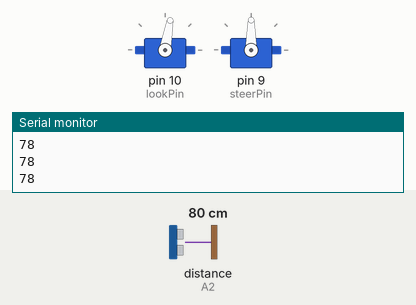
Simulated run of this sketch. Board: Arduino Uno, built with avr-gcc and run on an emulated ATmega328P. Shown: 2 × servo, the last lines printed to the serial monitor. Wiring (inferred from the names in the program): ultrasonic range finder: trigger A1; echo A2. The test bench sets the inputs (shaded band); at power-on: distance to the obstacle (sensor on A2) 80 cm. The echo pulse lasts 58.3 µs per cm.

Above: at 2.8 s.
2.9 s: distance to the obstacle (sensor on A2) set to 23 cm
4.4 s: distance to the obstacle (sensor on A2) set to 18 cm
At 5.5 s:
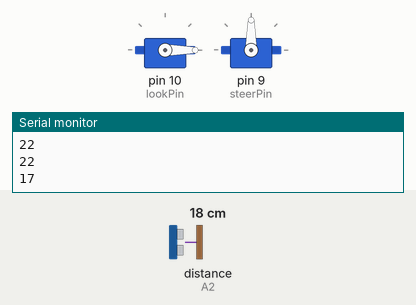
7.4 s: distance to the obstacle (sensor on A2) set to 35 cm
At 8.4 s:
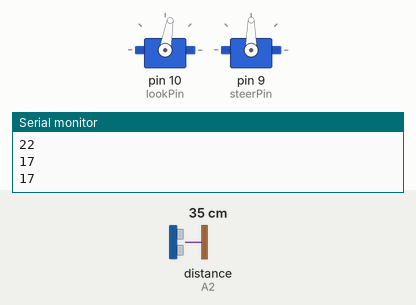
9.5 s: distance to the obstacle (sensor on A2) set to 2 cm
At 10.1 s:
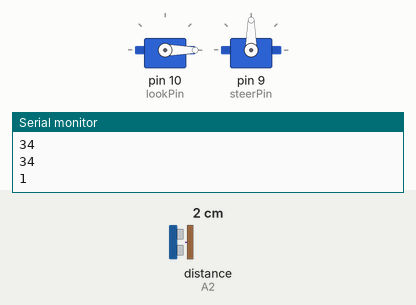
Timing chart, 0 to 13.5 s (numbered marks = the images above; inputs shaded):
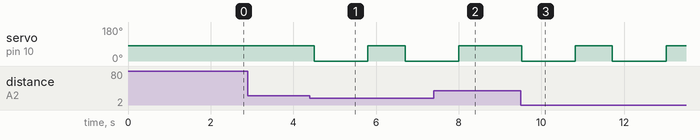

The sketch:

servotest.ino
```cpp
#include <AFMotor.h>
#include <Servo.h>


AF_DCMotor motor(1, MOTOR12_64KHZ); // create motor

int lookPin = 10; // distace sensor servo servo 1 on motor shield
int steerPin = 9;  // rear steering servo servo 2 on sensor shield
Servo lookServo;
Servo steerServo;

int pingPin = A1; // Analog pin 1 used for the Ping Pin (Trig)
int inPin = A2; // Analog pin 2 used for the Echo Pin (Echo)
unsigned long duration, inches;
int indec, cmdec;
int inchconv = 147; // ratio between puls width and inches
int cmconv = 59; // ratio between pulse width and cm
String s1, s2, s3;
int lookCentre = 80; // centre setting adjust figure or adjust servo horn
int steerCentre = 90;  // centre setting adjust figure or adjust servo horn
int i = 0;

void setup()
{
  Serial.begin(9600);
  pinMode(pingPin, OUTPUT);
  pinMode(inPin, INPUT);
  lookServo.attach(lookPin,1000,2000);
  look(0);
  steerServo.attach(steerPin, 1000, 2000);
  steer(0);
}

void loop()
{
  int lcm;
  //look(80);
  lcm = getDistance();
  if( lcm < 20 )
  {
        look(-90);
        delay(500);
        look(0);
  }
  delay(100);
}

void steer(int angle)
{
  steerServo.write(steerCentre + angle);
  delay(800); // wait for servo to get there
}

void look (int angle)
{
  lookServo.write(lookCentre + angle);
  delay (800); //wait for servo to get there
}

int getDistance()
{
  int rval;
  digitalWrite(pingPin, LOW);
  delayMicroseconds(2);
  digitalWrite(pingPin, HIGH);
  delayMicroseconds(10);
  digitalWrite(pingPin, LOW);
  duration = pulseIn(inPin, HIGH, 38000L);  // Set timeout to 38mS
  if (duration == 0)
    duration = 1000;
  rval = microsecondsToCentimeters(duration);
  Serial.println(rval);
  return rval;
}
 long microsecondsToCentimeters(long microseconds)
{
  return microseconds / cmconv;
}
```

Measured:
- the behaviour switches between 21 and 20 cm on distance to the obstacle (sensor on A2) (found by bisection; images 0 and 1)
- after the input at 4.4 s, servo on pin 10 (lookPin): 80° → 0° after 0.10 s, → 80° 1.3 s later, → 0° 0.90 s later
- after the input at 7.4 s, servo on pin 10 (lookPin): goes on until 8.0 s, then stays 80°
- after the input at 9.5 s, servo on pin 10 (lookPin): alternates 80° for 0.90 s and 0° for 1.3 s, starting at once
